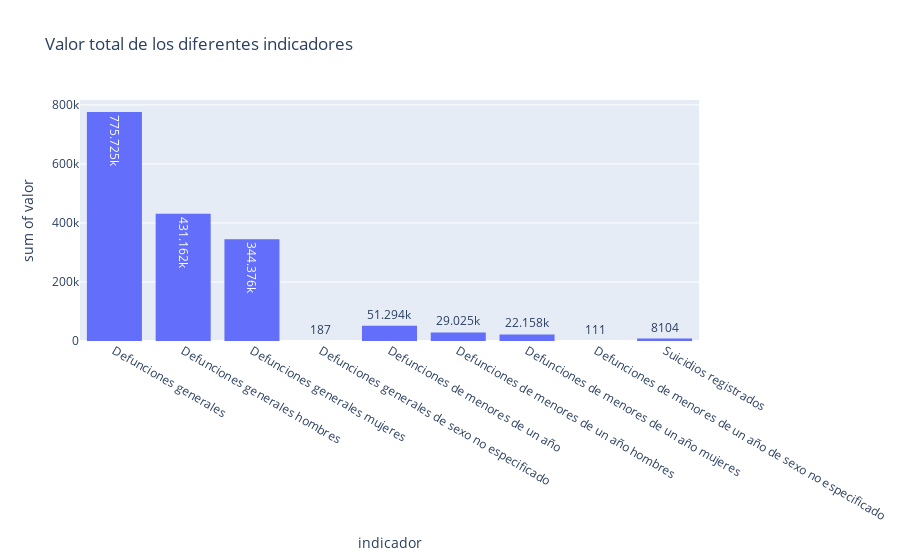

Here is the notebook cell this chart was saved with:
### Markdown cell above
**Comparacion del valor de los indicadores**

### Code cell
histogram_indicador = px.histogram(estado_defunciones,x='indicador',y='valor',
                                   text_auto=True,title='Valor total de los diferentes indicadores')

histogram_indicador.show()

### Figure 1 — Plotly figure (JSON) as saved in the notebook; plotly's stock layout.template omitted (floating-point values rounded to 4 significant figures; data arrays with more than 128 entries replaced by an {"elided": "..."} marker saying what was removed)
{"data": [{"alignmentgroup": "True", "bingroup": "x", "histfunc": "sum", "hovertemplate": "indicador=%{x}<br>sum of valor=%{y}<extra></extra>", "legendgroup": "", "marker": {"color": "#636efa", "pattern": {"shape": ""}}, "name": "", "offsetgroup": "", "orientation": "v", "showlegend": false, "texttemplate": "%{value}", "type": "histogram", "x": {"elided": "248 str values"}, "xaxis": "x", "y": {"elided": "248 int values"}, "yaxis": "y"}], "layout": {"barmode": "relative", "legend": {"tracegroupgap": 0}, "title": {"text": "Valor total de los diferentes indicadores"}, "xaxis": {"anchor": "y", "domain": [0, 1], "title": {"text": "indicador"}}, "yaxis": {"anchor": "x", "domain": [0, 1], "title": {"text": "sum of valor"}}}}
